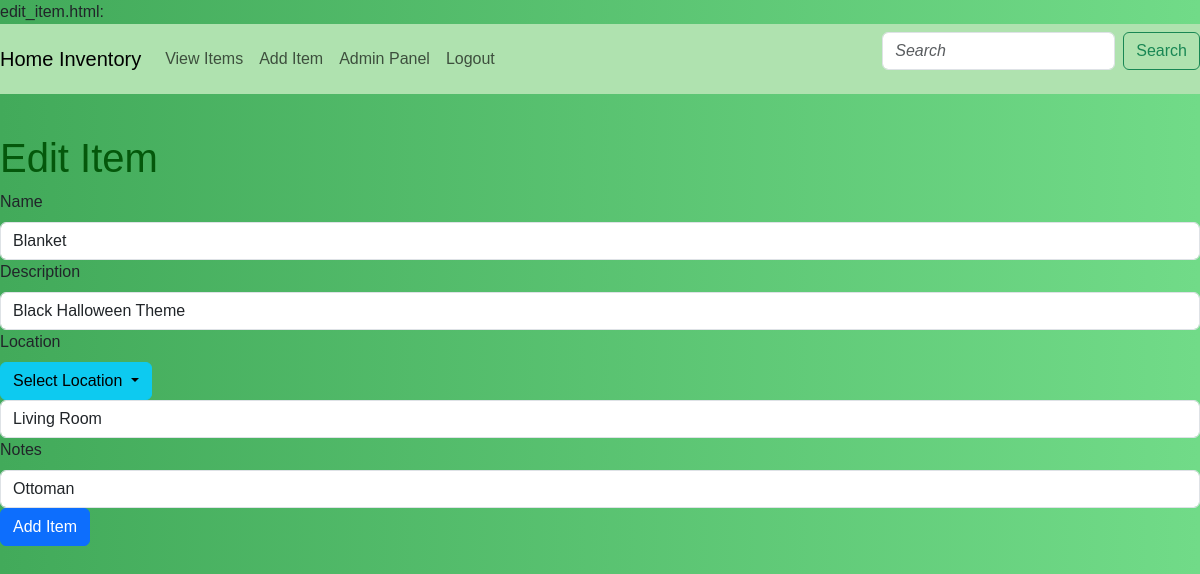
The page /edit/12 (signed in) on the database its author committed.
### app/models.py (models this page shows, shortened)
class Item(db.Model):
    id = db.Column(db.Integer, primary_key=True)
    name = db.Column(db.String(100), nullable=False)
    description = db.Column(db.String(200), nullable=True)
    location = db.Column(db.String(100), nullable=False)
    notes = db.Column(db.String, nullable=True)

### app/routes.py (the view, shortened to what this page needs)
@app.route('/edit/<int:item_id>', methods=['GET', 'POST'])
@login_required
@admin_required
def edit_item(item_id):
    item = Item.query.get_or_404(item_id)
    form = ItemForm(obj=item)
    locations = get_distinct_locations()
    return render_template('edit_item.html', form=form, locations=locations)

### app/forms.py
class ItemForm(FlaskForm):
    name = StringField('Name', validators=[DataRequired()])
    description = StringField('Description')
    location = StringField('Location', validators=[DataRequired()])
    notes = StringField('Notes')
    submit = SubmitField('Add Item')

### app/__init__.py (called while the page is built)
@login_manager.user_loader
def load_user(user_id):
    return models.User.query.get(int(user_id))

### app/routes.py (called while the page is built)
def get_distinct_locations():
    locations = Item.query.with_entities(Item.location).distinct().all()
    return [loc[0] for loc in locations]

### app/templates/edit_item.html (shortened to what this page needs)
{% extends "base.html" %}
{% block content %}
<h1>Edit Item</h1>
<form method="POST" action="" class="form">
   <div class="form-group">
    {{ form.name.label(class="form-label") }}<br>
    {{ form.name(class="form-control", size=32, placeholder="What is the name of the item?") }}
  </div>
  <div class="form-group">
    {{ form.description.label(class="form-label") }}<br>
    {{ form.description(class="form-control", size=32, placeholder="Anything specific about this item?") }}
  </div>
  <div class="form-group">
    {{ form.location.label(class="form-label") }}<br>
    <div class="dropdown">
      <button class="btn btn-info dropdown-toggle" type="button" id="dropdownMenuButton" data-bs-toggle="dropdown" aria-expanded="false">
        Select Location
      </button>
    {{ form.location(class="form-control", size=32, id="locationInput", placeholder="What room is this in?") }}
  </div>
  <div class="form-group">
    {{ form.notes.label(class="form-label") }}<br>
    {{ form.notes(class="form-control", placeholder="Where in the room is this item?") }}
  </div>
  <div class="form-group">
    {{ form.submit(class="btn btn-primary") }}
  </div>
</form>
{% endblock %}

### app/static/styles.css (style rules this page uses)
body { background: linear-gradient(to right, #42aa5a 0%, #71db88 100%); font-family: Arial, sans-serif; }
h1 { color: #04580b; margin-top: 1em; }
input::placeholder, textarea::placeholder { font-style: italic; font-size: 16px; }

### rows shown on the page
Item: name "Blanket", description "Black Halloween Theme", location "Living Room", notes "Ottoman"
